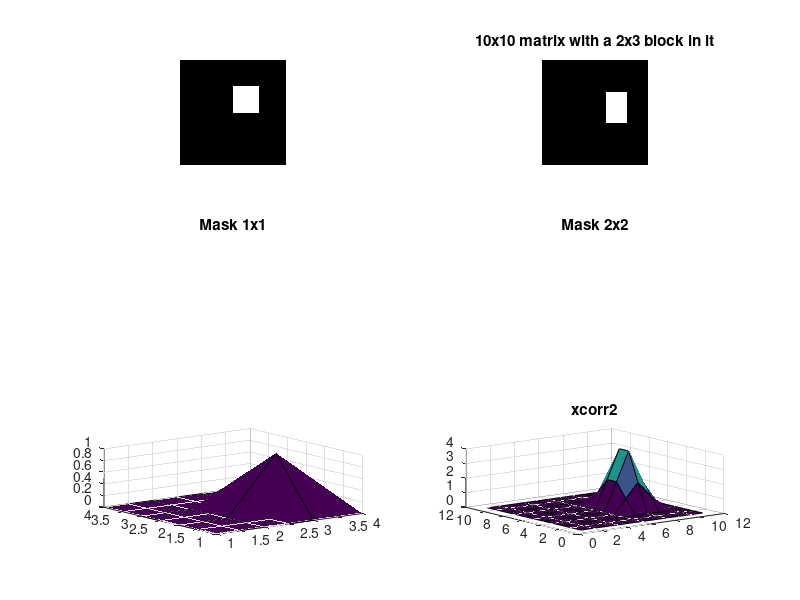

Source code (MATLAB):
%% 2D crosscorlation test
clear; close all; clc

I = zeros (4);  %create a simple 4x4 matrix with zeroes
I(2,3) = 1;     % set one of them to 1
subplot(3,2,1);
imshow (I);

M = ones (1);   % create a mask
subplot(3,2,3);
imshow(M);
title('Mask 1x1');

D = xcorr2(I,M);% cross corelate the matrix whit the mask
subplot(3,2,5);
surf (D);

%stem3(D);

I2 = zeros (10);
I2(4:6,7:8) = 1;
subplot(3,2,2)
imshow(I2);
title('10x10 matrix with a 2x3 block in it');

M2 = ones(2);
subplot(3,2,4);
imshow(M2);
title('Mask 2x2');

D2 = xcorr2(I2,M2);
subplot (3,2,6);
surf (D2);
title('xcorr2');

[x,y] = max(D2(:));

[X,Y] =ind2sub (size(D2),y);
%% surf plot
%figure
%sz = size(D2);
%[X,Y] = meshgrid(0:sz(1,1)-1,0:sz(1,2)-1);
%surf (X,Y,D2)
